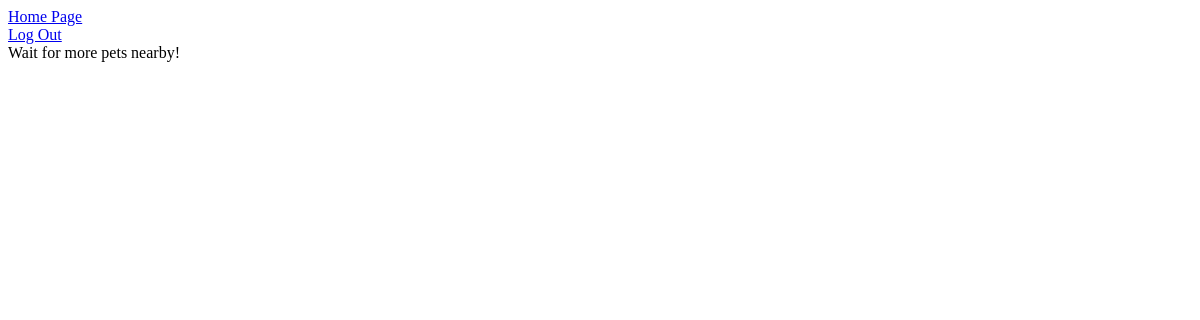
The page /swipe/ (signed in) on the database as committed earlier.
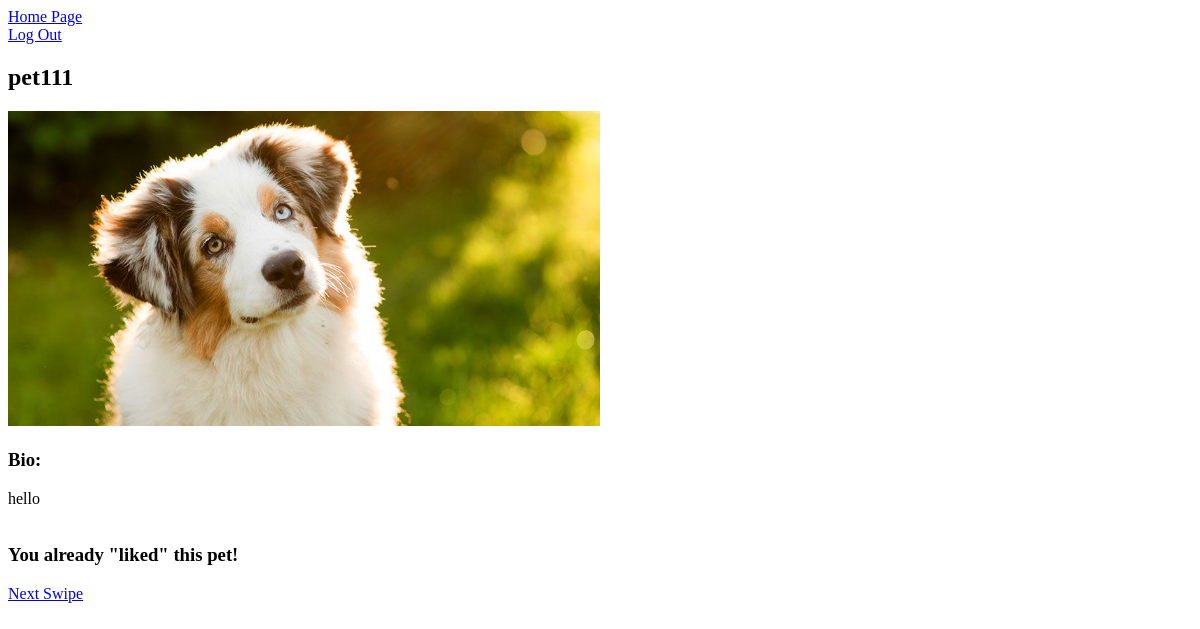
The same page on the database as committed later.
### petlist/models.py (models this page shows, shortened)
class Pets(models.Model):
    user=models.ForeignKey(User)
    pet_name=models.CharField(max_length=30)
    pet_photo=models.ImageField(upload_to='photos')
    pet_bio=models.TextField()

### swipe/models.py (models this page shows)
class PetVote(models.Model):
    user_id=models.IntegerField(default='0')
    pet_id=models.IntegerField(default='0')
    vote=models.BooleanField(default=False)
    class Meta:
         unique_together=(('user_id','pet_id'))

### swipe/views.py (the view)
# urls.py: url(r'^swipe/$',views.index,name='index'),
@login_required
def index(request):
    try:
        petTinder=(Pets.objects
                   .exclude(user=request.user)
                   .order_by('?')[0])
        likedAlready=(PetVote.objects
                   .filter(user_id=request.user.id)
                   .filter(pet_id=petTinder.id)
                    )
    except IndexError:
        petTinder=None
        likedAlready=None
    context=dict(petTinder=petTinder, likedAlready=likedAlready)
    return render(request,'index.html',context)

### swipe/templates/index.html (shortened to what this page needs)
<!DOCTYPE html>
<html>
<head>
  {% load static %}
  <link rel="stylesheet" type="text/css" href="{% static "stylesheet.css" %}">
</head>
<body>
  <div class="page-header">
      <a href="{% url "homepage" %}">Home Page</a><br>
      <a href="{% url "logoutuser" %}">Log Out</a><br>
  </div>
  <div class="petTinder">
      {% if petTinder %}
      <div class="name">
        <h2>{{petTinder.pet_name}}</h2>
      </div>
      <img class="profpic" src= "{{petTinder.pet_photo.url}}" alt="No Pet Photo Available">
      <div class="bio">
        <h3>Bio:</h3>
        <p>
        {{petTinder.pet_bio}}<br><br>
        {% if likedAlready %}
          {% for voted in likedAlready %}
            {% if voted.vote %}
              <h3>You already "liked" this pet!</h3>
              <a href="{% url "index" %}">Next Swipe</a><br>
            {% else %}
              <h3>You already "passed" on this pet!</h3>
              <a href="{% url "index" %}">Next Swipe</a><br>
            {% endif %}
          {% endfor %}
        {% else %}
          <a href="{% url "like" pet_id=petTinder.id %}">Like</a>
          <a href="{% url "nah" pet_id=petTinder.id %}">Pass</a>
        {% endif %}
      {% else %}
        Wait for more pets nearby!
      {% endif %}
      </p>
      </div>
  </div>
</body>
</html>

Rows that differ between the two databases and show on the page:
added Pets: pet_name "pet111", pet_photo (picture), pet_bio "hello"
added PetVote: vote "You already \"liked\" this pet!"
Other text that changed with them:
text no longer shown: "Wait for more pets nearby!"
text now shown: "Bio:"
